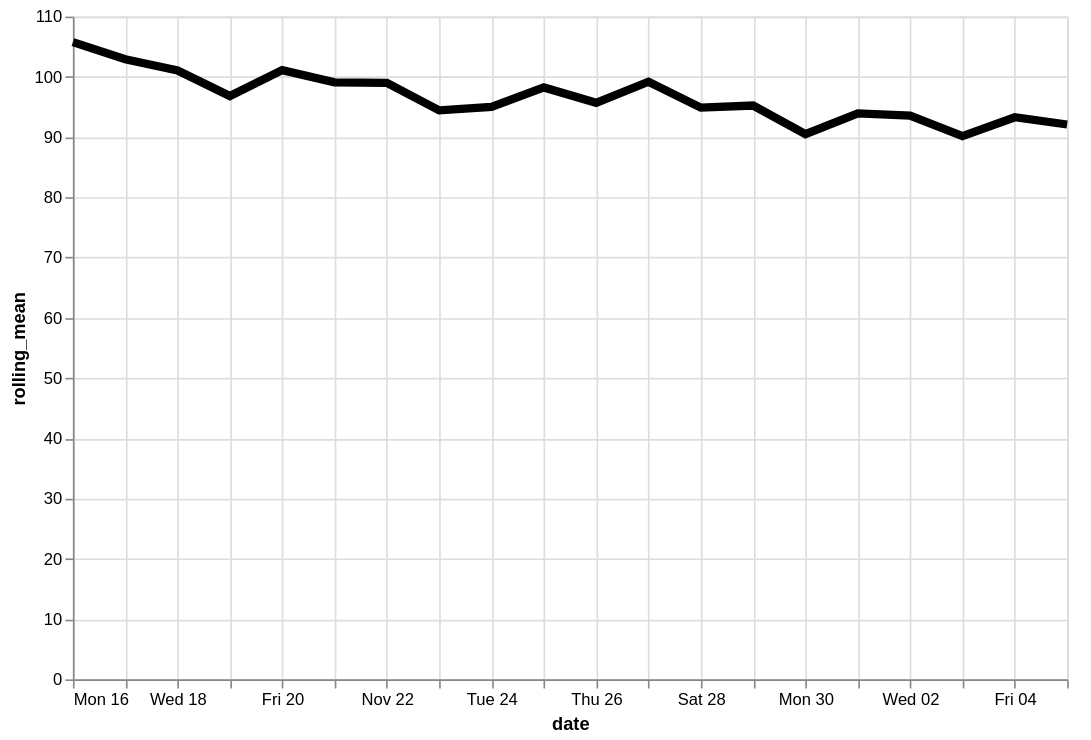

The specification (Vega-Lite) saved for this image:
### Vega-Lite specification from a JSON file in a GitHub repository (floating-point values rounded to 4 significant figures)
{"config": {"view": {"continuousWidth": 400, "continuousHeight": 300}}, "data": {"name": "data-0199d4793e4a320d78310315dc4959b1"}, "mark": {"type": "line", "color": "black", "size": 5}, "encoding": {"x": {"type": "temporal", "field": "date"}, "y": {"type": "quantitative", "field": "rolling_mean"}}, "height": 400, "transform": [{"window": [{"op": "mean", "field": "log_price", "as": "rolling_mean"}], "frame": [-4, 3]}], "width": 600, "$schema": "https://vega.github.io/schema/vega-lite/v4.8.1.json", "datasets": {"data-0199d4793e4a320d78310315dc4959b1": [{"date": "2020-11-16", "log_price": 107.4}, {"date": "2020-11-17", "log_price": 110.1}, {"date": "2020-11-18", "log_price": 118.4}, {"date": "2020-11-19", "log_price": 87.09}, {"date": "2020-11-20", "log_price": 91.58}, {"date": "2020-11-21", "log_price": 91.73}, {"date": "2020-11-22", "log_price": 71.3}, {"date": "2020-11-23", "log_price": 131.2}, {"date": "2020-11-24", "log_price": 91.27}, {"date": "2020-11-25", "log_price": 109.5}, {"date": "2020-11-26", "log_price": 81.76}, {"date": "2020-11-27", "log_price": 91.68}, {"date": "2020-11-28", "log_price": 117.5}, {"date": "2020-11-29", "log_price": 71.27}, {"date": "2020-11-30", "log_price": 99.34}, {"date": "2020-12-01", "log_price": 96.87}, {"date": "2020-12-02", "log_price": 94.05}, {"date": "2020-12-03", "log_price": 71.55}, {"date": "2020-12-04", "log_price": 109.2}, {"date": "2020-12-05", "log_price": 88.74}]}}
